Frame 1 (no input): blank canvas, image omitted
Frame 60 (no input): blank canvas, image omitted
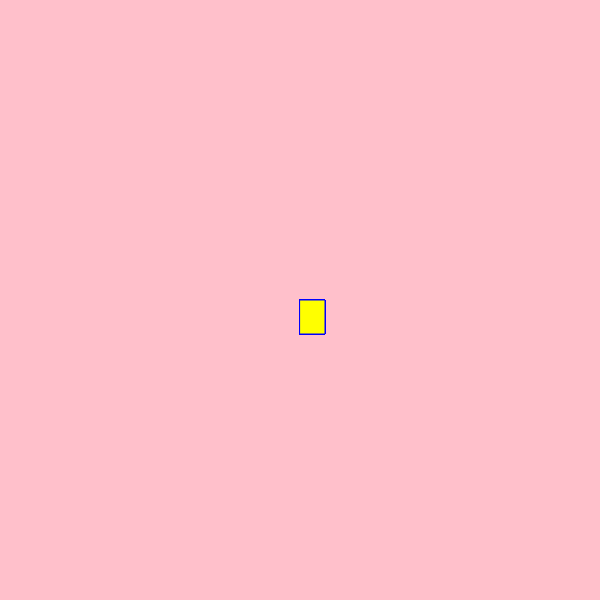
Frame 120 (the mouse pressed at the canvas centre since frame 60)

The p5.js sketch whose frames 1 and 60 were blank and that drew this single picture after the mouse press (run headless with seeded random() and noise() and a simulated clock; from frame 60 on, the mouse is pressed at the canvas centre):

// p5.js sketch
// ── sketch.js
function setup() {
    createCanvas(600, 600);
    background("pink");
  }
  
  function draw() {
    stroke("blue");
    fill("yellow");
  
    if (mouseIsPressed){
      rect(mouseX, mouseY, 25, 34);
     }
  }
